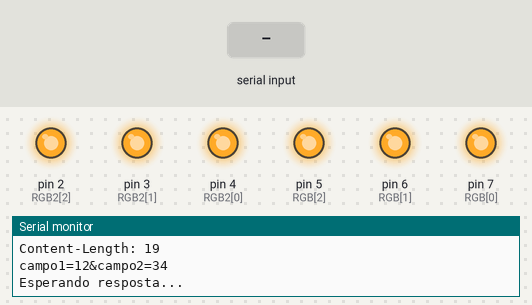
The sketch below on a simulated Arduino Uno, built with avr-gcc and run on an emulated ATmega328P. Shown: output pins drawn as LEDs (lit = HIGH), the last lines printed to the serial monitor. The test bench sets the inputs (shaded band). The modem accepts every AT command (registered, SIM ready, sends succeed) and sends nothing else.

Above: at 2.2 s.
2.3 s: "CLOSED\n" received over the second serial link
At 3.3 s:
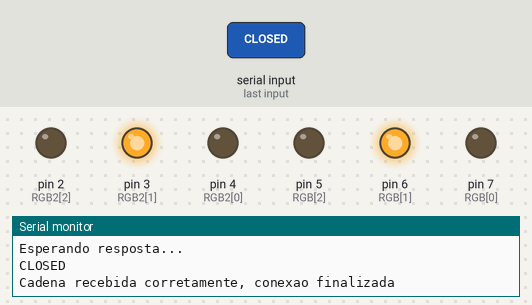
Timing chart, 0 to 9.8 s (numbered marks = the images above; inputs shaded):
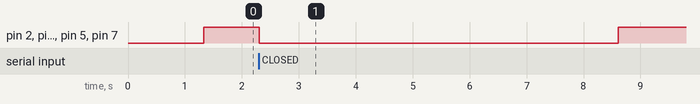

The sketch:

Esp8266_Post.ino
```cpp
#include <SoftwareSerial.h>

SoftwareSerial ESP8266(10, 11); // RX, TX.
String cadena = ""; //variavel para verificar a resposta da ESP8266.

int RGB[3] = {7, 6, 5};
int RGB2[3] = {4, 3, 2};
bool estadoRGB;

void setup() {

  for (int i = 0; i < 3; i++){
    pinMode(RGB[i], OUTPUT);
    pinMode(RGB2[i], OUTPUT);
  }

  mudarCor(RGB, "Verde", true);
  mudarCor(RGB2, "Verde", true);

  Serial.begin(9600);
  ESP8266.begin(9600);
  ESP8266.setTimeout(2000);

  configuracao_ESP8266();

  delay(1000);
}

void loop()
{
  configuracao_ESP8266();
  conectadoInternet();
  enviarDadosServidor();

  delay(6000);
}

bool configuracao_ESP8266()
{ //Configurando os parametros da ESP82668266
  bool teste_esp = false;

  do
  {
    ESP8266.println("AT");  //Testando se a ESP82668266 estб concectada ao arduino.
    if (ESP8266.find("OK"))
    {
      Serial.println("Resposta AT correto");
      mudarCor(RGB, "Verde", true);
      mudarCor(RGB2, "Verde", true);
      teste_esp = true;
    }
    else
    {
      Serial.println("Erro na ESP8266, sem resposta do AT");
      mudarCor(RGB, "Azul", true);
      mudarCor(RGB2, "Azul", true);
    }
  }while (teste_esp == false);

  ESP8266.println("AT+CWMODE=1"); //Selecionando uma porta de rede para a ESP82668266
  if (ESP8266.find("OK"))
    Serial.println("ESP82668266 em modo de estacao de rede");

  return teste_esp;
}

bool conectadoInternet()
{
  bool teste_rede = false;

  do
  {
    ESP8266.println("AT+CWJAP=\"Usa o 3G bb\",\"pureequipe\""); //Login e senha do Wi-fi local
    Serial.println("Conectando a rede...");
    ESP8266.setTimeout(10000);
    if (ESP8266.find("OK"))
    {
      Serial.println("Wifi Conectado");
      mudarCor(RGB, "Verde", true);
      mudarCor(RGB2, "Verde", true);
      teste_rede = true;
    }
    else
    {
      Serial.println("Erro ao conectar com a rede");
      mudarCor(RGB, "Vermelho", true);
      mudarCor(RGB2, "Vermelho", true);
    }

    ESP8266.setTimeout(2000);

  }while (teste_rede == false);

  ESP8266.println("AT+CIPMUX=0"); //Desabilitando multiplas conexoes
  if (ESP8266.find("OK"))
    Serial.println("Multiplas conexoes desabilitadas");

  return teste_rede;
}

int enviarDadosServidor()
{
  //Ordem: Módulo > dia > mes > ano > hora > minuto > segundo > temperatura > ph > turbidez

  ESP8266.println("AT+CIPSTART=\"TCP\",\"www.pythonanywhere.com\",80"); //Alterar o servidor

  if ( ESP8266.find("OK") )
  {
    Serial.println();
    Serial.println();
    Serial.println();
    Serial.println("ESP8266 conectado com o servidor...");

    mudarCor(RGB, "Verde", true);
    mudarCor(RGB2, "Verde", true);

    String dados = "campo1=12&campo2=34";
    String peticaoHTTP = "POST /entradadadosteste HTTP/1.1\n";
    peticaoHTTP = peticaoHTTP + "Host: pureequipe.pythonanywhere.com\n";
    peticaoHTTP = peticaoHTTP + "Cache-Control: no-cache\n";
    peticaoHTTP = peticaoHTTP + "Content-Type: application/x-www-form-urlencoded\n";
    peticaoHTTP = peticaoHTTP + "Content-Length: ";
    peticaoHTTP = peticaoHTTP + String(dados.length());
    peticaoHTTP = peticaoHTTP + "\n\n";
    peticaoHTTP = peticaoHTTP + dados;
    peticaoHTTP = peticaoHTTP + "\n";
    Serial.println(peticaoHTTP);

    mudarCor(RGB, "Branco", true);
    mudarCor(RGB2, "Branco", true);

    ESP8266.print("AT+CIPSEND=");
    ESP8266.println(peticaoHTTP.length());

    if (ESP8266.find(">"))
    {
      Serial.println("Enviando peticao HTTP . . .");
      ESP8266.println(peticaoHTTP);

      if ( ESP8266.find("SEND OK"))
      {
        Serial.println("peticao HTTP enviada:");
        mudarCor(RGB, "Branco", true);
        mudarCor(RGB2, "Branco", true);
        Serial.println();
        Serial.println(peticaoHTTP);
        Serial.println("Esperando resposta...");

        boolean fim_resposta = false;
        long tempo_inicio = millis();
        cadena = "";

        while (fim_resposta == false)
        {
          while (ESP8266.available() > 0)
          {
            char c = ESP8266.read();
            Serial.write(c);
            cadena.concat(c);
          }

          if (cadena.length() > 500)
          {
            Serial.println("A resposta excedeu o tamanho maximo");
            ESP8266.println("AT+CIPCLOSE");
            if ( ESP8266.find("OK"))
              Serial.println("Conexao finalizada.");
            fim_resposta = true;
          }

          if ((millis() - tempo_inicio) > 10000)
          {
            Serial.println("Tempo de espera esgotado");
            ESP8266.println("AT+CIPCLOSE");
            if ( ESP8266.find("OK"))
              Serial.println("Conexao finalizada");
            fim_resposta = true;
          }

          if (cadena.indexOf("CLOSED") > 0)
          {
            Serial.println();
            Serial.println("Cadena recebida corretamente, conexao finalizada");
            fim_resposta = true;
          }
        }
      }
      else
      {
        Serial.println("Nao conseguiu enviar a peticao HTTP...");
        mudarCor(RGB, "Amarelo", true);
        mudarCor(RGB2, "Amarelo", true);
        return 1;
      }
    }
  }
  else
  {
    Serial.println("Nao conseguiu se conectar com o servidor");
    mudarCor(RGB, "Purpura", true);
    mudarCor(RGB2, "Purpura", true);
    return 1;
  }

  mudarCor(RGB, "Verde", true);
  mudarCor(RGB2, "Verde", true);
  return 0;
}

void mudarCor(int RGB[], String cor, bool estadoRGB)
{
  if (estadoRGB)
  {
    if (cor.equalsIgnoreCase("Branco"))
    {
      analogWrite(RGB[0], 255);
      analogWrite(RGB[1], 255);
      analogWrite(RGB[2], 255);
      estadoRGB = false;
    }

    if (cor.equalsIgnoreCase("Amarelo"))
    {
      analogWrite(RGB[0], 255);
      analogWrite(RGB[1], 0);
      analogWrite(RGB[2], 255);
      estadoRGB = false;
    }

    if (cor.equalsIgnoreCase("Verde"))
    {
      analogWrite(RGB[0], 0);
      analogWrite(RGB[1], 255);
      analogWrite(RGB[2], 0);
      estadoRGB = false;
    }

    if (cor.equalsIgnoreCase("Vermelho"))
    {
      analogWrite(RGB[0], 255);
      analogWrite(RGB[1], 0);
      analogWrite(RGB[2], 0);
      estadoRGB = false;
    }

    if (cor.equalsIgnoreCase("Azul"))
    {
      analogWrite(RGB[0], 0);
      analogWrite(RGB[1], 0);
      analogWrite(RGB[2], 255);
      estadoRGB = false;
    }

    if (cor.equalsIgnoreCase("Purpura"))
    {
      analogWrite(RGB[0], 255);
      analogWrite(RGB[1], 255);
      analogWrite(RGB[2], 0);
      estadoRGB = false;
    }

  }
  else
  {
    analogWrite(RGB[0], 0);
    analogWrite(RGB[1], 0);
    analogWrite(RGB[2], 0);
    estadoRGB = true;
  }
}
```

Measured:
- after the input at 2.3 s, pin 2 (RGB2[2]), pin 4 (RGB2[0]), pin 5 (RGB[2]), pin 7 (RGB[0]): HIGH → LOW at once, → HIGH 6.3 s later
